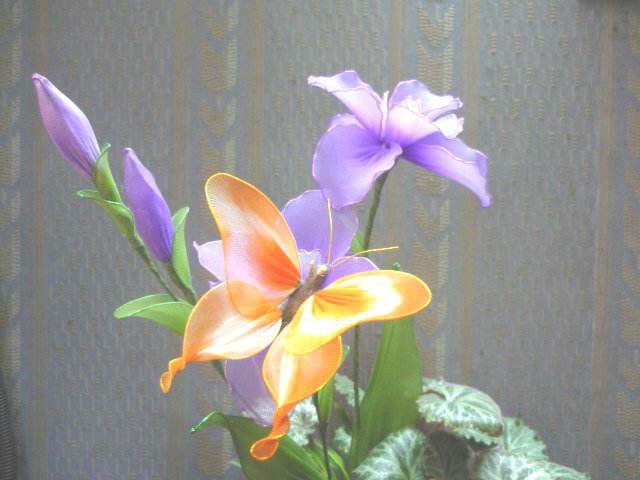
//> input picture datas/f4.jpg, 640 x 480 px
$ ./main   (built with g++ and OpenCV 4)
//> lines starting //> are read from the running program, lines starting //| are printed output that depends on the picture
#include <iostream>
#include <algorithm>
#include <opencv2/opencv.hpp>
#include <math.h>
using namespace std;

int main()
{
    cv::Mat src = cv::imread("../../../../../../datas/f4.jpg");
//> src is the input picture: 480 rows x 640 cols, CV_8UC3; mean B, G, R 142.8, 147.8, 150.1
    if(src.empty()){
        std::cerr << "cannot open image" << std::endl;
        return -1;
    }
    cv::Mat dst_linear;
    cv::Point2f center(src.cols/2,src.rows/2);
//> center = Point(320, 240)
    double maxRadius = 0.7*min(center.y, center.x);
//> maxRadius = 168

    int flags = cv::INTER_LINEAR + cv::WARP_FILL_OUTLIERS;
    cv::linearPolar(src,dst_linear,center,maxRadius,flags);
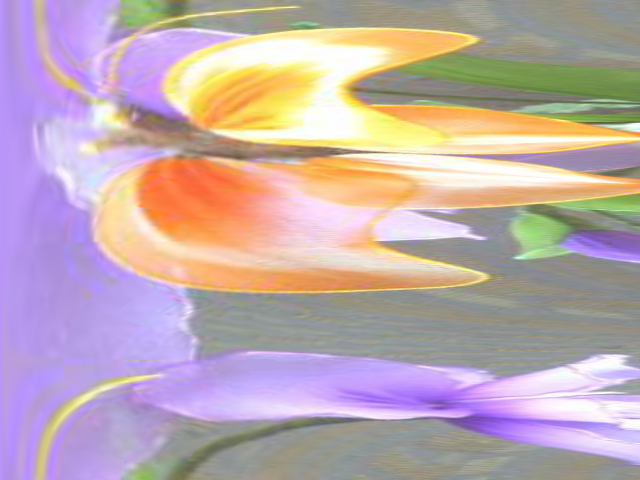
//> dst_linear: 480 rows x 640 cols, CV_8UC3; mean B, G, R 174.4, 170.2, 191.1

    double M = src.rows / log(maxRadius);
//> M = 93.68
    cv::Mat dst_log;
    cv::logPolar(src,dst_log,center,M,flags);
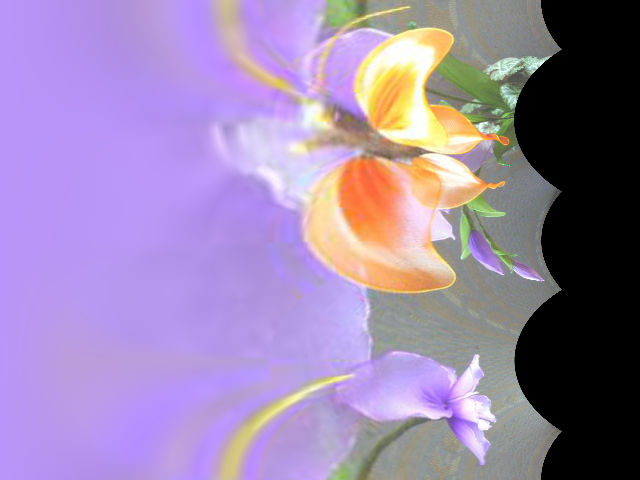
//> dst_log: 480 rows x 640 cols, CV_8UC3; mean B, G, R 171.5, 133.1, 154.7

    cv::imshow("src",src);
    cv::imshow("dst_linear_polar",dst_linear);
    cv::imshow("dst_log_polar",dst_log);
    cv::waitKey();
    cv::destroyAllWindows();
    return 0;
}

$ run again, with datas/f1.jpg copied over datas/f4.jpg
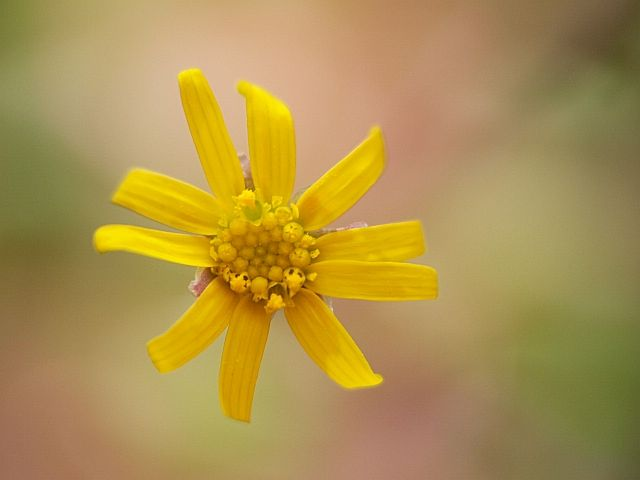
//> input picture datas/f1.jpg, 640 x 480 px
//> src is the input picture: 480 rows x 640 cols, CV_8UC3; mean B, G, R 78.8, 145.8, 173.2
//> `cv::linearPolar(src,dst_linear,center,maxRadius,flags);`:
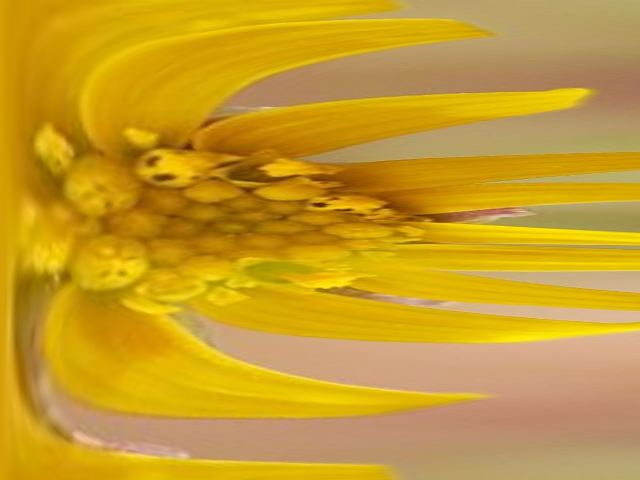
//> dst_linear: 480 rows x 640 cols, CV_8UC3; mean B, G, R 41.8, 156.8, 200.4
//> `cv::logPolar(src,dst_log,center,M,flags);`:
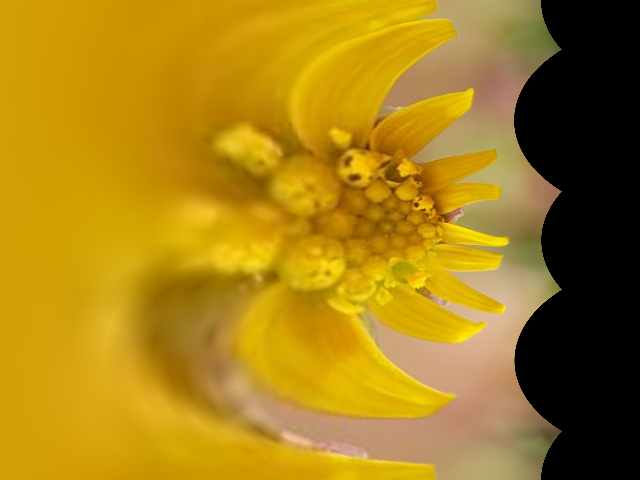
//> dst_log: 480 rows x 640 cols, CV_8UC3; mean B, G, R 22.4, 128.3, 166.7

$ run again, with datas/f3.jpg copied over datas/f4.jpg
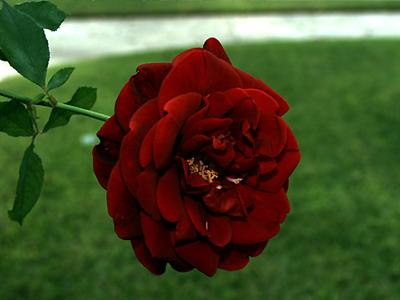
//> input picture datas/f3.jpg, 400 x 300 px
//> src is the input picture: 300 rows x 400 cols, CV_8UC3; mean B, G, R 41.2, 78.6, 72.4
//> `cv::linearPolar(src,dst_linear,center,maxRadius,flags);`:
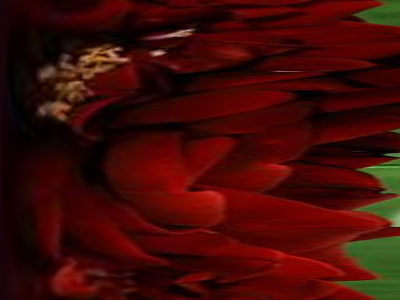
//> dst_linear: 300 rows x 400 cols, CV_8UC3; mean B, G, R 6, 10.5, 64.4
//> `cv::logPolar(src,dst_log,center,M,flags);`:
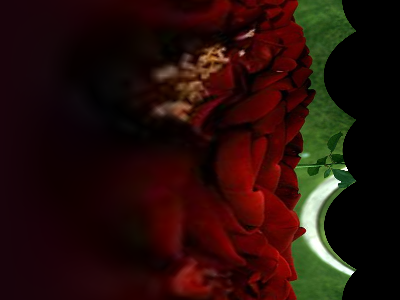
//> dst_log: 300 rows x 400 cols, CV_8UC3; mean B, G, R 9.5, 14.6, 38.1
